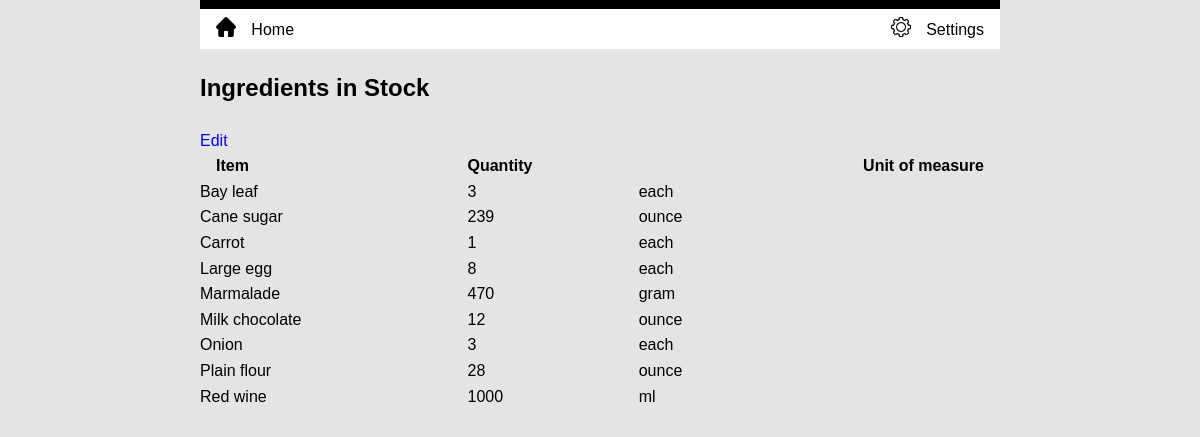
The page /stock/currentstock/ (signed in) on the database its author committed.
### inventory/models.py (models this page shows, shortened)
class Ingredient(models.Model):
    class Meta:
        ordering = ['name']
    name = models.CharField(unique=True, max_length=200)
    quantity = models.PositiveIntegerField(blank=True, null=True)
    unit = models.CharField(max_length=10)
    unit_price = models.DecimalField(
        blank=True, null=True, max_digits=6, decimal_places=3
    )
    kanban = models.BooleanField(default=False)
    threshold = models.IntegerField(blank=True, null=True)
    re_order = models.IntegerField(blank=True, null=True)

### inventory/views.py (the view)
# urls.py: path('stock/currentstock/', views.CurrentStockView.as_view(), name='current_stock'),
class CurrentStockView(LoginRequiredMixin, ListView):
    model = Ingredient
    template_name = 'inventory/current_stock.html'
    def get_queryset(self):
        return Ingredient.objects.filter(quantity__gt=0)

### inventory/templates/inventory/current_stock.html (shortened to what this page needs)
{% extends 'base.html' %}
{% load static %}
{% block content %}
  <h2>Ingredients in Stock</h2>
  <a href="{% url 'update_stock' %}">Edit</a>
  <table>
    <thead>
      <tr>
        <th>Item</th>
        <th>Quantity</th>
        <th>Unit of measure</th>
      </tr>
    </thead>
    <tbody>
      {% for item in object_list %}
          <tr>
            <td>{{ item.name }}</td>
            <td>{{ item.quantity }}</td>
            <td>{{ item.unit}}</td>
          </tr>
      {% endfor %}
    </tbody>
  </table>
{% endblock %}

### inventory/static/inventory/style.css (style rules this page uses)
* { box-sizing: border-box; }
a { text-decoration: none; }
body { line-height: 1.6; background: #e5e3e3; border-top: 9px solid black; max-width: 800px; margin-left: auto; margin-right: auto; }
table { background: #e5e3e3; text-align: left; width: 100%; }
.menu-table td:first-child, th:first-child { padding-left: 1em; }
.menu-table td:last-child, th:last-child { padding-right: 1em; text-align: right; }

### rows shown on the page
Ingredient: name "Bay leaf", quantity "3", unit "each"
Ingredient: name "Cane sugar", quantity "239", unit "ounce"
Ingredient: name "Carrot", quantity "1", unit "each"
Ingredient: name "Large egg", quantity "8", unit "each"
Ingredient: name "Marmalade", quantity "470", unit "gram"
Ingredient: name "Milk chocolate", quantity "12", unit "ounce"
Ingredient: name "Onion", quantity "3", unit "each"
Ingredient: name "Plain flour", quantity "28", unit "ounce"
Ingredient: name "Red wine", quantity "1000", unit "ml"
